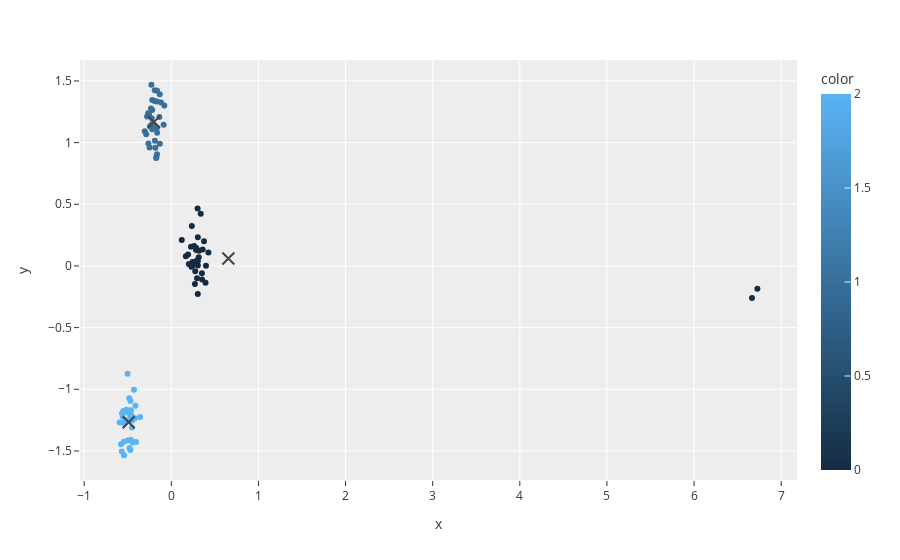

Source (notebook cell):
### Code cell
fig = px.scatter(x=x_train_scaled[:, 0], y=x_train_scaled[:, 1], color=kmeans.labels)
fig.add_scatter(x=kmeans.centroids[:, 0], y=kmeans.centroids[:, 1],
                mode='markers', marker_size=12, marker_color='black', marker_symbol='x-thin', marker_line_width=2, showlegend=False)
fig.show()
